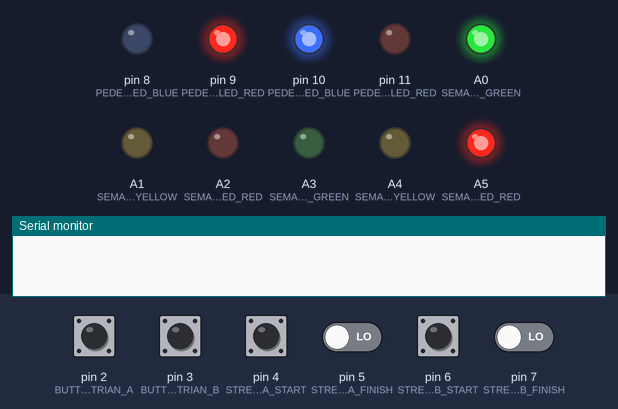
The sketch below on a simulated Arduino Uno, built with avr-gcc and run on an emulated ATmega328P. Shown: output pins drawn as LEDs (lit = HIGH), the last lines printed to the serial monitor. Dashed ring = blinking. The test bench sets the inputs (shaded band); at power-on: pin 2 (BUTTON_PEDESTRIAN_A), pin 3 (BUTTON_PEDESTRIAN_B), pin 4 (STREET_A_START), pin 5 (STREET_A_FINISH), pin 6 (STREET_B_START), pin 7 (STREET_B_FINISH) LOW.

Above: at 1.2 s.
1.3 s: pin 2 (BUTTON_PEDESTRIAN_A) pulled HIGH for 0.15 s
At 2.8 s:
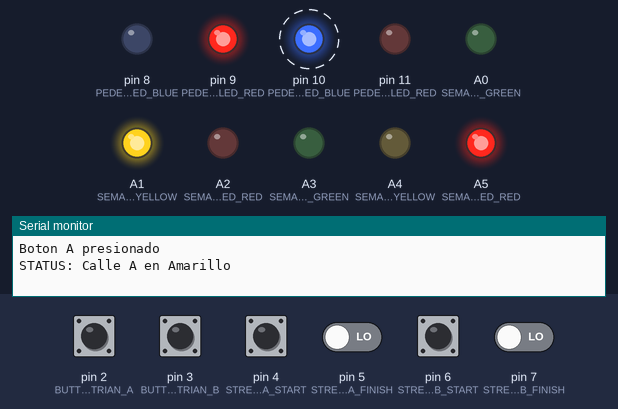
4.4 s: pin 4 (STREET_A_START) pulled HIGH for 0.15 s
At 7.4 s:
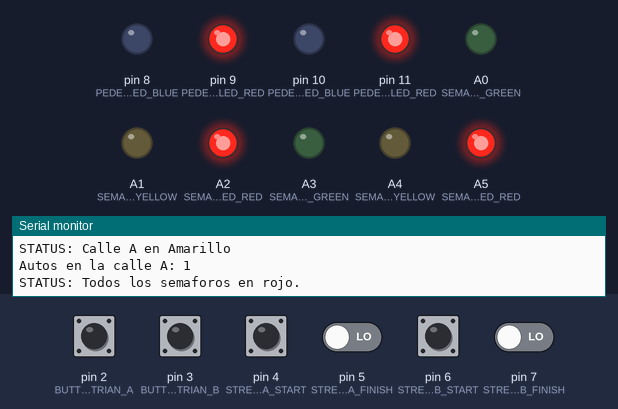
7.5 s: pin 3 (BUTTON_PEDESTRIAN_B) pulled HIGH for 0.15 s
At 10.3 s:
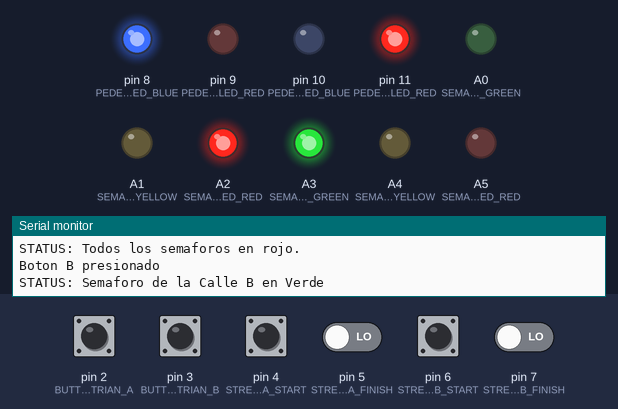
10.6 s: pin 6 (STREET_B_START) pulled HIGH for 0.15 s
Timing chart, 0 to 23.7 s (numbered marks = the images above; inputs shaded):
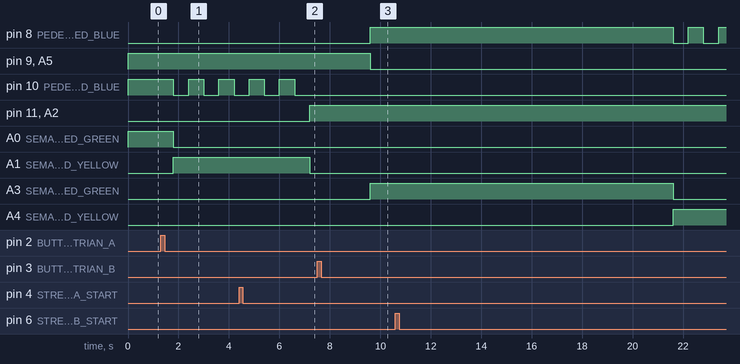

Measured:
- after the input at 1.3 s, pin 10 (PEDESTRIAN_B_LED_BLUE): alternates HIGH for 0.60 s and LOW for 0.60 s, starting after 0.50 s; A0 (SEMAPHORE_A_LED_GREEN): HIGH → LOW after 0.50 s; A1 (SEMAPHORE_A_LED_YELLOW): LOW → HIGH after 0.50 s

The sketch:

SemaforosFreeRTOS.ino
```cpp
//Librería para FreeRtos
#include <Arduino_FreeRTOS.h>
//funciones de FreeRTOS para semáforos
#include <semphr.h>
#include "SemaphoreConst.h"

//Defino semáforo para el serial
SemaphoreHandle_t serial_sem;

//Defino las tareas que se van a utilizar
void configPines();
void set_states(void *pvParameters);
void read_inputs(void *pvParameters);

int count_cars[2] = {0,0};
int inputs_now[6] = {0,0,0,0,0,0};
int inputs_prev[6] = {0,0,0,0,0,0};
int PA_flag = 0;
int PB_flag = 0;
int half_seconds = TIME_MIN;
int state= SEMAPHORE_A_ON;
int debug = 0;

void setup(){
  Serial.begin(9600);
  configPines();
  if(serial_sem == NULL){ vSemaphoreCreateBinary(serial_sem); }
  xTaskCreate(read_inputs,(const portCHAR *)"READ INPUTS", 128, NULL, 1, NULL);
  xTaskCreate(set_states,(const portCHAR *)"SET STATES", 128, NULL, 1, NULL);
}

void loop(){}

void configPines(){
  //Salidas
  //Semáforo Autos Calle A
  pinMode(SEMAPHORE_A_LED_GREEN, OUTPUT); //Verde
  pinMode(SEMAPHORE_A_LED_YELLOW, OUTPUT); //Amarrillo
  pinMode(SEMAPHORE_A_LED_RED, OUTPUT); //Rojo
  //Semáforo Autos Calle B
  pinMode(SEMAPHORE_B_LED_GREEN, OUTPUT); //Verde
  pinMode(SEMAPHORE_B_LED_YELLOW, OUTPUT); //Amarrillo
  pinMode(SEMAPHORE_B_LED_RED, OUTPUT); //Rojo
  //Semáforo Peaton Calle A
  pinMode(PEDESTRIAN_A_LED_BLUE, OUTPUT); //Azul
  pinMode(PEDESTRIAN_A_LED_RED, OUTPUT); //Rojo
  //Semáforo Peaton Calle B
  pinMode(PEDESTRIAN_B_LED_BLUE, OUTPUT); //Azul
  pinMode(PEDESTRIAN_B_LED_RED, OUTPUT); //Rojo

  //Entradas
  //Calle A
  pinMode(STREET_A_START, INPUT); //Inicio
  pinMode(STREET_A_FINISH, INPUT); //Final
  //Calle B
  pinMode(STREET_B_START, INPUT); //Inicio
  pinMode(STREET_B_FINISH, INPUT); //Final
  //Interruptores
  pinMode(BUTTON_PEDESTRIAN_A, INPUT); //Semáforo Peaton Calle A
  pinMode(BUTTON_PEDESTRIAN_B, INPUT); //Semáforo Peaton Calle B
}

void read_inputs(void *pvParameters){
  while(1){
    inputs_prev[SENSOR_A_START]   = inputs_now[SENSOR_A_START];
    inputs_prev[SENSOR_A_FINISH]  = inputs_now[SENSOR_A_FINISH];
    inputs_prev[SENSOR_B_START]   = inputs_now[SENSOR_B_START];
    inputs_prev[SENSOR_B_FINISH]  = inputs_now[SENSOR_B_FINISH];
    inputs_prev[BUTTON_A]         = inputs_now[BUTTON_A];
    inputs_prev[BUTTON_B]         = inputs_now[BUTTON_B];

    inputs_now[SENSOR_A_START]  = digitalRead(STREET_A_START);
    inputs_now[SENSOR_A_FINISH] = digitalRead(STREET_A_FINISH);
    inputs_now[SENSOR_B_START]  = digitalRead(STREET_B_START);
    inputs_now[SENSOR_B_FINISH] = digitalRead(STREET_B_FINISH);
    inputs_now[BUTTON_A]        = digitalRead(BUTTON_PEDESTRIAN_A);
    inputs_now[BUTTON_B]        = digitalRead(BUTTON_PEDESTRIAN_B);

    if(inputs_prev[SENSOR_A_START] < inputs_now[SENSOR_A_START]){
      count_cars[STREET_A]++;
      xSemaphoreTake(serial_sem, 1 );
      Serial.print("Autos en la calle A: ");
      Serial.println(count_cars[STREET_A]);
      xSemaphoreGive(serial_sem);
    }
    if(inputs_prev[SENSOR_A_FINISH] < inputs_now[SENSOR_A_FINISH]){
      count_cars[STREET_A]--;
      if(count_cars[STREET_A] < 0){ count_cars[STREET_A] = 0; }
      xSemaphoreTake(serial_sem, 1 );
      Serial.print("Autos en la calle A: ");
      Serial.println(count_cars[STREET_A]);
      xSemaphoreGive(serial_sem);
    }
    if(inputs_prev[SENSOR_B_START] < inputs_now[SENSOR_B_START]){
      count_cars[STREET_B]++;
      xSemaphoreTake(serial_sem, 1 );
      Serial.print("Autos en la calle B: ");
      Serial.println(count_cars[STREET_B]);
      xSemaphoreGive(serial_sem);
    }
    if(inputs_prev[SENSOR_B_FINISH] < inputs_now[SENSOR_B_FINISH]){
      count_cars[STREET_B]--;
      if(count_cars[STREET_B] < 0){ count_cars[STREET_B] = 0; }
      xSemaphoreTake(serial_sem, 1 );
      Serial.print("Autos en la calle B: ");
      Serial.println(count_cars[STREET_B]);
      xSemaphoreGive(serial_sem);
    }
    if(inputs_prev[BUTTON_A] < inputs_now[BUTTON_A] &&
      state != SEMAPHORE_B_ON &&
      state != SEMAPHORE_B_CHANGE &&
      state != SEMAPHORE_A_OFF){
      xSemaphoreTake(serial_sem, 1 );
      Serial.println("Boton A presionado");
      xSemaphoreGive(serial_sem);
      PA_flag = 1;
    }
    if(inputs_prev[BUTTON_B] < inputs_now[BUTTON_B] &&
      state != SEMAPHORE_A_ON &&
      state != SEMAPHORE_A_CHANGE &&
      state != SEMAPHORE_B_OFF){
      xSemaphoreTake(serial_sem, 1 );
      Serial.println("Boton B presionado");
      xSemaphoreGive(serial_sem);
      PB_flag = 1;
    }

    vTaskDelay(5);
  }
}

void set_states(void *pvParameters){
  while(1){
    half_seconds++;
    if(half_seconds < TIME_MIN){
      switch (state) {
        case SEMAPHORE_A_CHANGE:
          if(half_seconds > TIME_WAIT){
            half_seconds = 0;
            state = SEMAPHORE_A_OFF;
            xSemaphoreTake(serial_sem, 1 );
            Serial.println("STATUS: Todos los semaforos en rojo.");
            xSemaphoreGive(serial_sem);
          }
        break;
        case SEMAPHORE_B_CHANGE:
          if(half_seconds > TIME_WAIT){
            half_seconds = 0;
            state = SEMAPHORE_B_OFF;
            xSemaphoreTake(serial_sem, 1 );
            Serial.println("STATUS: Todos los semaforos en rojo.");
            xSemaphoreGive(serial_sem);
          }
        break;
        case SEMAPHORE_A_OFF:
          if(half_seconds > TIME_OFF){
            half_seconds = 0;
            state = SEMAPHORE_B_ON;
            xSemaphoreTake(serial_sem, 1 );
            Serial.println("STATUS: Semaforo de la Calle B en Verde");
            xSemaphoreGive(serial_sem);
          }
        break;
        case SEMAPHORE_B_OFF:
        if(half_seconds > TIME_OFF){
          half_seconds = 0;
          state = SEMAPHORE_A_ON;
          xSemaphoreTake(serial_sem, 1 );
          Serial.println("STATUS: Semaforo de la Calle A en Verde");
          xSemaphoreGive(serial_sem);
        }
        break;
      }
    } else if(half_seconds > TIME_MAX) {
      switch (state) {
        case SEMAPHORE_A_ON:
          if(count_cars[STREET_B] > 0 || PA_flag == 1){
            state = SEMAPHORE_A_CHANGE;
            PA_flag = 0;
            half_seconds = 0;
            xSemaphoreTake(serial_sem, 1 );
            Serial.println("STATUS: Calle A en Amarillo");
            xSemaphoreGive(serial_sem);
          }
        break;
        case SEMAPHORE_B_ON:
          if(count_cars[STREET_A] > 0 || PB_flag == 1){
            state = SEMAPHORE_B_CHANGE;
            PB_flag = 0;
            half_seconds = 0;
            xSemaphoreTake(serial_sem, 1 );
            Serial.println("STATUS: Calle B en Amarillo");
            xSemaphoreGive(serial_sem);
          }
        break;
      }
    } else {
      switch (state) {
        case SEMAPHORE_A_ON:
          if(count_cars[STREET_B] > count_cars[STREET_A] || PA_flag == 1){
            state = SEMAPHORE_A_CHANGE;
            PA_flag = 0;
            half_seconds = 0;
            xSemaphoreTake(serial_sem, 1 );
            Serial.println("STATUS: Calle A en Amarillo");
            xSemaphoreGive(serial_sem);
          }
        break;
        case SEMAPHORE_B_ON:
          if(count_cars[STREET_A] > count_cars[STREET_A] || PB_flag == 1){
            state = SEMAPHORE_B_CHANGE;
            PB_flag = 0;
            half_seconds = 0;
            xSemaphoreTake(serial_sem, 1 );
            Serial.println("STATUS: Calle A en Amarillo");
            xSemaphoreGive(serial_sem);
          }
        break;
      }
    }
    set_leds();
    vTaskDelay(40);
  }
}

void set_leds(){
  //Muestro los led según el estado
  switch (state) {
    case SEMAPHORE_A_ON:
      digitalWrite(SEMAPHORE_A_LED_GREEN, HIGH);
      digitalWrite(SEMAPHORE_A_LED_YELLOW, LOW);
      digitalWrite(SEMAPHORE_A_LED_RED, LOW);
      digitalWrite(SEMAPHORE_B_LED_GREEN, LOW);
      digitalWrite(SEMAPHORE_B_LED_YELLOW, LOW);
      digitalWrite(SEMAPHORE_B_LED_RED, HIGH);
      digitalWrite(PEDESTRIAN_A_LED_BLUE, LOW);
      digitalWrite(PEDESTRIAN_A_LED_RED, HIGH);
      digitalWrite(PEDESTRIAN_B_LED_BLUE, HIGH);
      digitalWrite(PEDESTRIAN_B_LED_RED, LOW);
    break;
    case SEMAPHORE_A_CHANGE:
      digitalWrite(SEMAPHORE_A_LED_GREEN, LOW);
      digitalWrite(SEMAPHORE_A_LED_YELLOW, HIGH);
      digitalWrite(SEMAPHORE_A_LED_RED, LOW);
      digitalWrite(SEMAPHORE_B_LED_GREEN, LOW);
      digitalWrite(SEMAPHORE_B_LED_YELLOW, LOW);
      digitalWrite(SEMAPHORE_B_LED_RED, HIGH);
      digitalWrite(PEDESTRIAN_A_LED_BLUE, LOW);
      digitalWrite(PEDESTRIAN_A_LED_RED, HIGH);
      digitalWrite(PEDESTRIAN_B_LED_BLUE, !digitalRead(PEDESTRIAN_B_LED_BLUE));
      digitalWrite(PEDESTRIAN_B_LED_RED, LOW);
    break;
    case SEMAPHORE_A_OFF:
      digitalWrite(SEMAPHORE_A_LED_GREEN, LOW);
      digitalWrite(SEMAPHORE_A_LED_YELLOW, LOW);
      digitalWrite(SEMAPHORE_A_LED_RED, HIGH);
      digitalWrite(SEMAPHORE_B_LED_GREEN, LOW);
      digitalWrite(SEMAPHORE_B_LED_YELLOW, LOW);
      digitalWrite(SEMAPHORE_B_LED_RED, HIGH);
      digitalWrite(PEDESTRIAN_A_LED_BLUE, LOW);
      digitalWrite(PEDESTRIAN_A_LED_RED, HIGH);
      digitalWrite(PEDESTRIAN_B_LED_BLUE, LOW);
      digitalWrite(PEDESTRIAN_B_LED_RED, HIGH);
    break;
    case SEMAPHORE_B_ON:
      digitalWrite(SEMAPHORE_A_LED_GREEN, LOW);
      digitalWrite(SEMAPHORE_A_LED_YELLOW, LOW);
      digitalWrite(SEMAPHORE_A_LED_RED, HIGH);
      digitalWrite(SEMAPHORE_B_LED_GREEN, HIGH);
      digitalWrite(SEMAPHORE_B_LED_YELLOW, LOW);
      digitalWrite(SEMAPHORE_B_LED_RED, LOW);
      digitalWrite(PEDESTRIAN_A_LED_BLUE, HIGH);
      digitalWrite(PEDESTRIAN_A_LED_RED, LOW);
      digitalWrite(PEDESTRIAN_B_LED_BLUE, LOW);
      digitalWrite(PEDESTRIAN_B_LED_RED, HIGH);
    break;
    case SEMAPHORE_B_CHANGE:
      digitalWrite(SEMAPHORE_A_LED_GREEN, LOW);
      digitalWrite(SEMAPHORE_A_LED_YELLOW, LOW);
      digitalWrite(SEMAPHORE_A_LED_RED, HIGH);
      digitalWrite(SEMAPHORE_B_LED_GREEN, LOW);
      digitalWrite(SEMAPHORE_B_LED_YELLOW, HIGH);
      digitalWrite(SEMAPHORE_B_LED_RED, LOW);
      digitalWrite(PEDESTRIAN_A_LED_BLUE, !digitalRead(PEDESTRIAN_A_LED_BLUE));
      digitalWrite(PEDESTRIAN_A_LED_RED, LOW);
      digitalWrite(PEDESTRIAN_B_LED_BLUE, LOW);
      digitalWrite(PEDESTRIAN_B_LED_RED, HIGH);
    break;
    case SEMAPHORE_B_OFF:
      digitalWrite(SEMAPHORE_A_LED_GREEN, LOW);
      digitalWrite(SEMAPHORE_A_LED_YELLOW, LOW);
      digitalWrite(SEMAPHORE_A_LED_RED, HIGH);
      digitalWrite(SEMAPHORE_B_LED_GREEN, LOW);
      digitalWrite(SEMAPHORE_B_LED_YELLOW, LOW);
      digitalWrite(SEMAPHORE_B_LED_RED, HIGH);
      digitalWrite(PEDESTRIAN_A_LED_BLUE, LOW);
      digitalWrite(PEDESTRIAN_A_LED_RED, HIGH);
      digitalWrite(PEDESTRIAN_B_LED_BLUE, LOW);
      digitalWrite(PEDESTRIAN_B_LED_RED, HIGH);
    break;
  }
}
```

SemaphoreConst.h
```cpp
#ifndef SEMAPHORE_CONST_FILE
  #define SEMAPHORE_CONST_FILE

  //Indice Array para contar autos
  #define STREET_A 0
  #define STREET_B 1
  //Pines Semáforos
  #define SEMAPHORE_A_LED_GREEN   A0
  #define SEMAPHORE_A_LED_YELLOW  A1
  #define SEMAPHORE_A_LED_RED     A2
  #define SEMAPHORE_B_LED_GREEN   A3
  #define SEMAPHORE_B_LED_YELLOW  A4
  #define SEMAPHORE_B_LED_RED     A5
  #define PEDESTRIAN_A_LED_BLUE   8
  #define PEDESTRIAN_A_LED_RED    9
  #define PEDESTRIAN_B_LED_BLUE   10
  #define PEDESTRIAN_B_LED_RED    11
  //Indice Array control de flancos de los sensores y botones
  #define SENSOR_A_START  0
  #define SENSOR_A_FINISH 1
  #define SENSOR_B_START  2
  #define SENSOR_B_FINISH 3
  #define BUTTON_A 4
  #define BUTTON_B 5
  //Pines Sensores
  #define STREET_A_START  4
  #define STREET_A_FINISH 5
  #define STREET_B_START  6
  #define STREET_B_FINISH 7
  //Pines Botones
  #define BUTTON_PEDESTRIAN_A 2
  #define BUTTON_PEDESTRIAN_B 3

  //ESTADOS
  #define SEMAPHORE_A_ON      0
  #define SEMAPHORE_A_CHANGE  1
  #define SEMAPHORE_A_OFF     2
  #define SEMAPHORE_B_ON      3
  #define SEMAPHORE_B_CHANGE  4
  #define SEMAPHORE_B_OFF     5

  //Tiempoes límite
  #define TIME_MIN  20 //Tiempo mínimo que debe estar en verde
  #define TIME_MAX  40 //Tiempo máximo que puede estar en verde(*) excepto que en el otro carril no haya alguien
  #define TIME_WAIT 8  //Tiempo de la espera en amarrillo
  #define TIME_OFF  3  //Tiempo con los dos semaforos bloqueados

  //(*) excepto que en el otro carril no haya alguien
#endif
```
